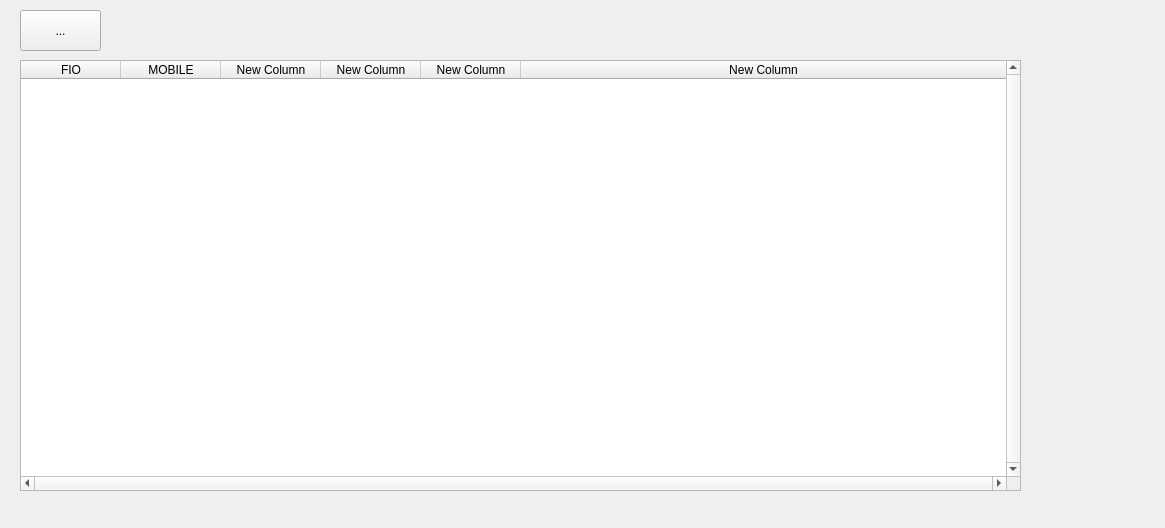
<?xml version="1.0" encoding="UTF-8"?>
<ui version="4.0">
 <class>panel</class>
 <widget class="QDialog" name="panel">
  <property name="geometry">
   <rect>
    <x>0</x>
    <y>0</y>
    <width>1165</width>
    <height>528</height>
   </rect>
  </property>
  <property name="windowTitle">
   <string>Dialog</string>
  </property>
  <property name="styleSheet">
   <string notr="true"/>
  </property>
  <widget class="QTableWidget" name="tableWidget">
   <property name="geometry">
    <rect>
     <x>20</x>
     <y>60</y>
     <width>1001</width>
     <height>431</height>
    </rect>
   </property>
   <property name="autoFillBackground">
    <bool>false</bool>
   </property>
   <property name="lineWidth">
    <number>1</number>
   </property>
   <property name="verticalScrollBarPolicy">
    <enum>Qt::ScrollBarAlwaysOn</enum>
   </property>
   <property name="horizontalScrollBarPolicy">
    <enum>Qt::ScrollBarAlwaysOn</enum>
   </property>
   <attribute name="horizontalHeaderCascadingSectionResizes">
    <bool>false</bool>
   </attribute>
   <attribute name="horizontalHeaderStretchLastSection">
    <bool>true</bool>
   </attribute>
   <column>
    <property name="text">
     <string>FIO</string>
    </property>
   </column>
   <column>
    <property name="text">
     <string>MOBILE</string>
    </property>
   </column>
   <column>
    <property name="text">
     <string>New Column</string>
    </property>
   </column>
   <column>
    <property name="text">
     <string>New Column</string>
    </property>
   </column>
   <column>
    <property name="text">
     <string>New Column</string>
    </property>
   </column>
   <column>
    <property name="text">
     <string>New Column</string>
    </property>
   </column>
  </widget>
  <widget class="QToolButton" name="toolButton">
   <property name="geometry">
    <rect>
     <x>20</x>
     <y>10</y>
     <width>81</width>
     <height>41</height>
    </rect>
   </property>
   <property name="text">
    <string>...</string>
   </property>
  </widget>
 </widget>
 <resources/>
 <connections/>
</ui>
